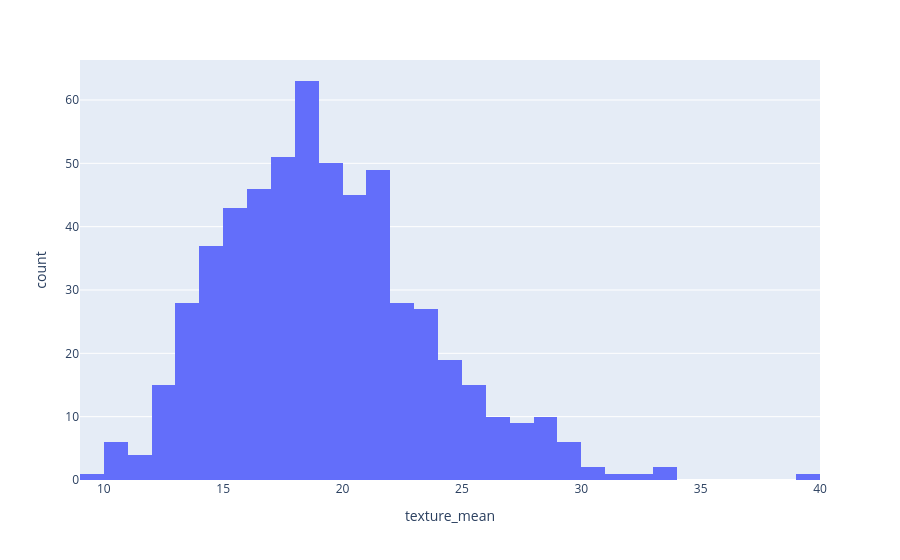

Write notebook code for a chart like this one.
### Code cell
px.histogram(data_frame=data, x='texture_mean')

### Figure 1 — Plotly figure (JSON) as saved in the notebook; plotly's stock layout.template omitted (floating-point values rounded to 4 significant figures; data arrays with more than 128 entries replaced by an {"elided": "..."} marker saying what was removed)
{"data": [{"bingroup": "x", "hovertemplate": "texture_mean=%{x}<br>count=%{y}<extra></extra>", "legendgroup": "", "marker": {"color": "#636efa", "pattern": {"shape": ""}}, "name": "", "orientation": "v", "showlegend": false, "type": "histogram", "x": {"elided": "569 float values"}, "xaxis": "x", "yaxis": "y"}], "layout": {"barmode": "relative", "legend": {"tracegroupgap": 0}, "margin": {"t": 60}, "xaxis": {"anchor": "y", "domain": [0, 1], "title": {"text": "texture_mean"}}, "yaxis": {"anchor": "x", "domain": [0, 1], "title": {"text": "count"}}}}
